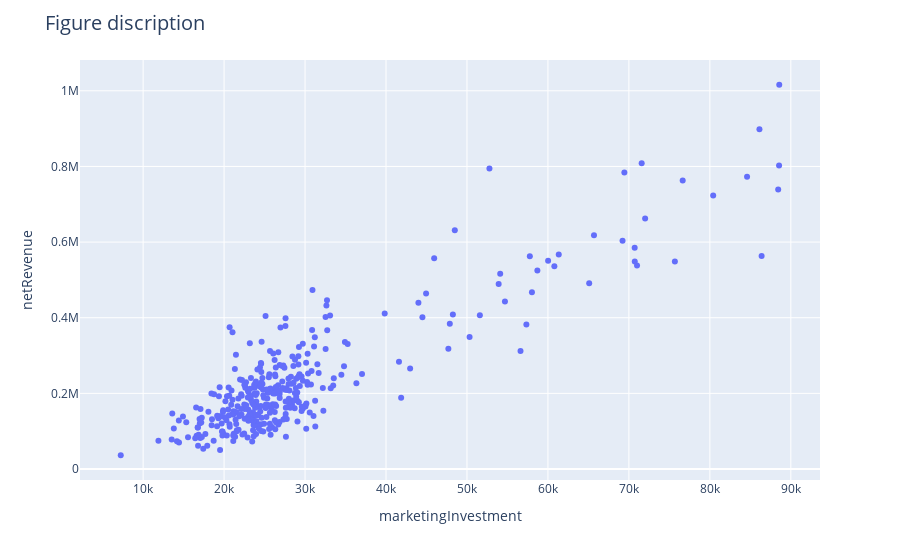

This figure's notebook cell:
### Code cell
group_data_sort = group_data.sort_values(by=['marketingInvestment'], ascending  = False)
fig8 = group_data_sort.plot.scatter(x = 'marketingInvestment', y = 'netRevenue')
fig8.update_layout(title_text="Figure discription", title_font=dict(size=20))
fig8.update_layout(uniformtext_minsize=16, uniformtext_mode='hide')
fig8.show()

### Figure 1 — Plotly figure (JSON) as saved in the notebook; plotly's stock layout.template omitted (floating-point values rounded to 4 significant figures; data arrays with more than 128 entries replaced by an {"elided": "..."} marker saying what was removed)
{"data": [{"hovertemplate": "marketingInvestment=%{x}<br>netRevenue=%{y}<extra></extra>", "legendgroup": "", "marker": {"color": "#636efa", "symbol": "circle"}, "mode": "markers", "name": "", "orientation": "v", "showlegend": false, "type": "scatter", "x": {"elided": "365 float values"}, "xaxis": "x", "y": {"elided": "365 float values"}, "yaxis": "y"}], "layout": {"legend": {"tracegroupgap": 0}, "margin": {"t": 60}, "title": {"font": {"size": 20}, "text": "Figure discription"}, "uniformtext": {"minsize": 16, "mode": "hide"}, "xaxis": {"anchor": "y", "domain": [0, 1], "title": {"text": "marketingInvestment"}}, "yaxis": {"anchor": "x", "domain": [0, 1], "title": {"text": "netRevenue"}}}}
